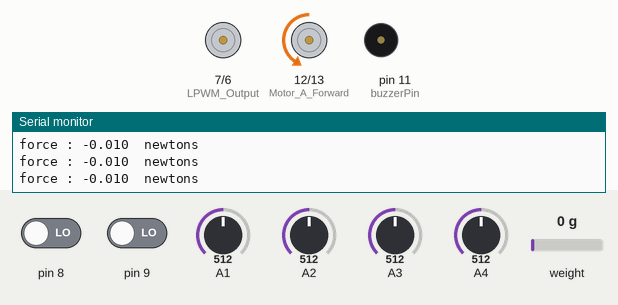
Simulated run of this sketch. Board: Arduino Nano, built with avr-gcc and run on an emulated ATmega328P. Parts: motor-driver pin pairs drawn as motors (green arrow = first pin HIGH = forward, orange = second pin HIGH = backward, longer = more drive, scaled by the enable pin), buzzer (waves = sounding), the last lines printed to the serial monitor. The inputs (shaded band) are chosen by the test bench; at power-on: weight on the scale 0 g, A1 = 512, pin 9 LOW, pin 8 LOW, A2 = 512, A3 = 512, A4 = 512.

Above: at 1.2 s.
1.3 s: weight on the scale set to 100 g
At 1.56 s:
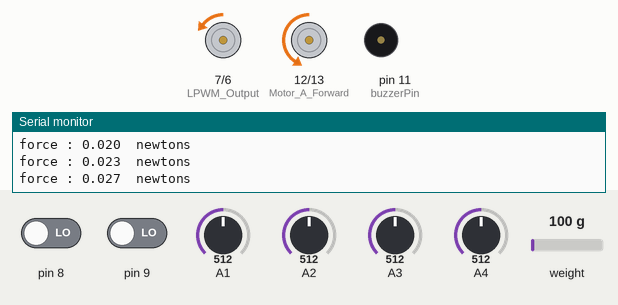
4.3 s: A1 set to 502
At 4.69 s:
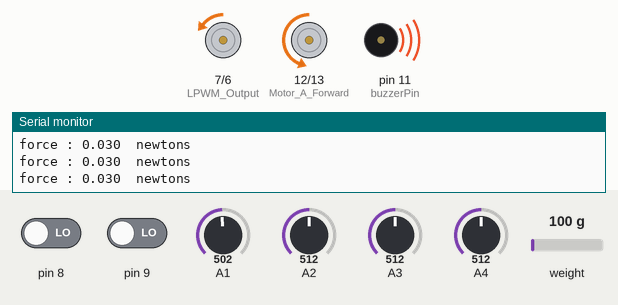
7.3 s: pin 9 driven HIGH
At 7.58 s:
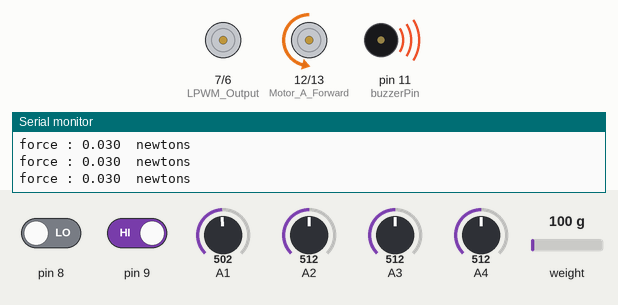
10.3 s: pin 9 driven LOW
At 10.48 s:
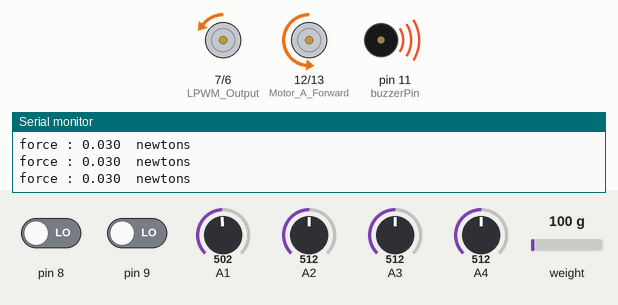
13.3 s: weight on the scale set to 1250 g
At 13.69 s:
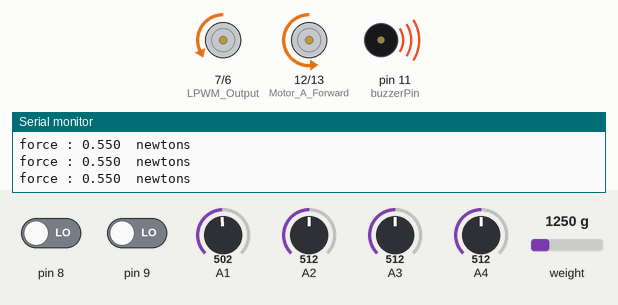
16.3 s: weight on the scale set to 4900 g
At 16.59 s:
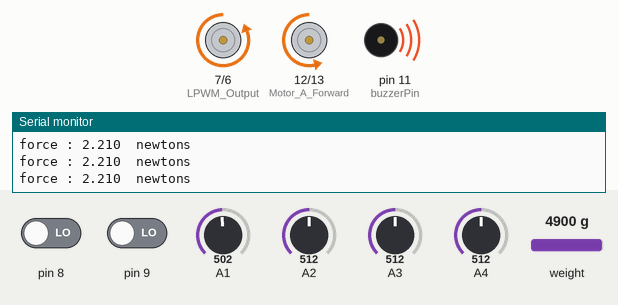
Timing chart, 0 to 31.7 s (numbered marks = the images above; inputs shaded):
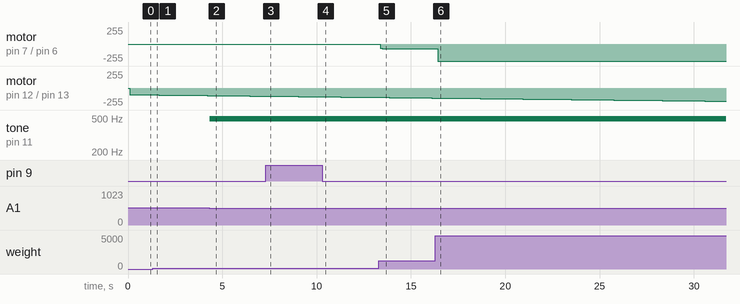

Measured:
- the behaviour switches between 511 and 510 on A1 (found by bisection; images 1 and 2)
- after the input at 1.3 s, motor on pin 7 (LPWM_Output) / pin 6 (RPWM_Output): stopped → backward 3/255 after 0.15 s
- after the input at 4.3 s, tone on pin 11 (buzzerPin): silent → 490 Hz at once
- after the input at 7.3 s, motor on pin 7 (LPWM_Output) / pin 6 (RPWM_Output): backward 3/255 → stopped after 0.07 s
- after the input at 10.3 s, motor on pin 7 (LPWM_Output) / pin 6 (RPWM_Output): stopped → backward 3/255 at once
- after the input at 13.3 s, motor on pin 7 (LPWM_Output) / pin 6 (RPWM_Output): backward 3/255 → backward 62/255 after 0.07 s, → backward 68/255 0.11 s later
- after the input at 16.3 s, motor on pin 7 (LPWM_Output) / pin 6 (RPWM_Output): backward 68/255 → backward 255/255 after 0.13 s

The sketch:

Thesis_arduino_code.ino
```cpp
#define zero_factor 7403317
#define DOUT  A6
#define CLK   A5
#define DEC_POINT  2
#define sensorPin1 1
#define sensorPin2 2
#define sensorPin3 3
#define sensorPin4 4
#include "HX711.h"
#define PI 3.1415926535897932384626433832795

//float k=1.125; // 1.125=5N
float k=1.459; // 1.459=4N
//float k=1.945; // 1.945=3N
//float k=2.7; // 2.7=2N
float N;

float setpoint=0.1;
//float setpoint=0.22;
//float setpoint=0.32;
float sumfsr = 0;
int numresist=1;
int stageresist=1;
float resist1,resist2,resist3,resist4,resist5,resist6,resist7,resist8,resist9,resist10,meanresist;

//------------ Velocity_guide_motor variable ----------------------

float counter = 0; //This variable will increase or decrease depending on the rotation of encoder
float counter2 = 0; //This variable will increase or decrease depending on the rotation of encoder
float speedMIN1 = 100;

float rps =0,rps1=0;
float velocity=0;// - mean variable of guide
float velocity1=0;// 1 mean variable of handle
float distance1=0;
float accelaretion=0;
float accelaretion1=0;

unsigned long t = 0;
unsigned long t2 = 0;

//-------------- Motor variable --------------
int Motor_A_Enable = 10;
int Motor_A_Forward = 12; // int1
int Motor_A_Backward = 13; // int2

int RPWM_Output = 6; // Arduino PWM output pin 5; connect to IBT-2 pin 1 (RPWM)
int LPWM_Output = 7; // Arduino PWM output pin 6; connect to IBT-2 pin 2 (LPWM)

float speedMIN;

float friction=0,friction2=0,friction3=0;

//--------------- load cell + buzzer + FSR + limitswitch variable -------------
float calibration_factor =321530.00;
//float offset=-0.02;
float offset=-0.015;
//float offset=-0.005;
int buzzerPin = 11;
float val1 = 0;
float val2 = 0;
float val3 = 0;
float val4 = 0;
float val5 = 0;

float force = 0;
float preforce =0;
float postforce=0;
int forcestate=0;

int limit1 = 0;
int limit2 = 0;

float numm = 0;
int num=12;

String data ;
float fsr1Conductance=0,fsr1Voltage=0,fsr1Force=0;
float fsr2Conductance=0,fsr2Voltage=0,fsr2Force=0;
float fsr3Conductance=0,fsr3Voltage=0,fsr3Force=0;
float fsr4Conductance=0,fsr4Voltage=0,fsr4Force=0;

String Stropen= "[";
String Strclose= "]";
String Strlayer= "/";
String Strsplit = ",";
String Strprint1 = Strsplit + 0 + Strsplit + 0 ;

float get_units_kg();

HX711 scale(DOUT, CLK);

void setup() {
  Serial.begin(38400);

  scale.set_scale(calibration_factor);
  scale.set_offset(zero_factor);

  pinMode(buzzerPin, OUTPUT);
  pinMode(RPWM_Output, OUTPUT);
  pinMode(LPWM_Output, OUTPUT);
  pinMode(Motor_A_Enable, OUTPUT);
  pinMode(Motor_A_Forward, OUTPUT);
  pinMode(Motor_A_Backward, OUTPUT);

  analogWrite(LPWM_Output, 0);
  analogWrite(RPWM_Output, 0);
  digitalWrite(Motor_A_Enable,LOW);
  digitalWrite(Motor_A_Forward,LOW);
  digitalWrite(Motor_A_Backward,LOW);

/*pinMode(2, INPUT_PULLUP); // กำหนดให้เป็น pullup input ขา 2
pinMode(3, INPUT_PULLUP); // กำหนดให้เป็น pullup input ขา 3
pinMode(18, INPUT_PULLUP); // กำหนดให้เป็น pullup input ขา 18
pinMode(19, INPUT_PULLUP); // กำหนดให้เป็น pullup input ขา 19*/

pinMode(18, INPUT_PULLUP); // กำหนดให้เป็น pullup input ขา 18
pinMode(19, INPUT_PULLUP); // กำหนดให้เป็น pullup input ขา 19
//pinMode(2, INPUT_PULLUP); // กำหนดให้เป็น pullup input ขา 2
//pinMode(3, INPUT_PULLUP); // กำหนดให้เป็น pullup input ขา 3
pinMode(20, INPUT_PULLUP); // กำหนดให้เป็น pullup input ขา 20
pinMode(21, INPUT_PULLUP); // กำหนดให้เป็น pullup input ขา 21
attachInterrupt(5, ai02, RISING); //A rising pulse from encodenren activated ai0(). AttachInterrupt 5 is DigitalPin nr 18 on moust Arduino.
attachInterrupt(4, ai12, RISING); //B rising pulse from encodenren activated ai1(). AttachInterrupt 4 is DigitalPin nr 19 on moust Arduino.
//attachInterrupt(0, ai02, RISING); //A rising pulse from encodenren activated ai02(). AttachInterrupt 0 is DigitalPin nr 2 on moust Arduino.
//attachInterrupt(1, ai12, RISING); //B rising pulse from encodenren activated ai12(). AttachInterrupt 1 is DigitalPin nr 3 on moust Arduino.
attachInterrupt(3, ai0, RISING); //A rising pulse from encodenren activated ai0(). AttachInterrupt 3 is DigitalPin nr 20 on moust Arduino.
attachInterrupt(2, ai1, RISING); //B rising pulse from encodenren activated ai1(). AttachInterrupt 2 is DigitalPin nr 21 on moust Arduino.

 /* pinMode(2, INPUT);
  pinMode(3, INPUT);
  pinMode(18, INPUT);
  pinMode(19, INPUT);
  digitalWrite(2, HIGH); //turn pullup resistor on
  digitalWrite(3, HIGH); //turn pullup resistor on
  digitalWrite(18, HIGH); //turn pullup resistor on
  digitalWrite(19, HIGH); //turn pullup resistor on*/

  /*pinMode(A1, INPUT);
  pinMode(A2, INPUT);
  pinMode(A3, INPUT);
  pinMode(A4, INPUT);
  pinMode(A5, INPUT);
  pinMode(A6, INPUT);
  digitalWrite(A1, HIGH); //turn pullup resistor on
  digitalWrite(A2, HIGH); //turn pullup resistor on
  digitalWrite(A3, HIGH); //turn pullup resistor on
  digitalWrite(A4, HIGH); //turn pullup resistor on
  digitalWrite(A5, HIGH); //turn pullup resistor on
  digitalWrite(A6, HIGH); //turn pullup resistor on*/
//Setting up interrupt

/*attachInterrupt(0, ai0, RISING); //A rising pulse from encodenren activated ai0(). AttachInterrupt 0 is DigitalPin nr 2 on moust Arduino.
attachInterrupt(1, ai1, RISING); //B rising pulse from encodenren activated ai1(). AttachInterrupt 1 is DigitalPin nr 3 on moust Arduino.
attachInterrupt(5, ai02, RISING); //A rising pulse from encodenren activated ai0(). AttachInterrupt 5 is DigitalPin nr 18 on moust Arduino.
attachInterrupt(4, ai12, RISING); //B rising pulse from encodenren activated ai1(). AttachInterrupt 4 is DigitalPin nr 19 on moust Arduino.*/

}

void loop() {

//---------------------loop for receive FSR + limit Switch value---------------
    val1 = analogRead(A1);
    val2 = analogRead(A2);
    val3 = analogRead(A3);
    val4 = analogRead(A4);
    limit1 =digitalRead(8);
    limit2 =digitalRead(9);

fsr1Voltage = map(val1, 0, 1023, 0, 5000);
  fsr1Conductance=1000000/(((5000-fsr1Voltage)*10000)/fsr1Voltage);
  if (fsr1Conductance <= 1000) {
      fsr1Force = fsr1Conductance / 80;
    } else {
      fsr1Force = fsr1Conductance - 1000;
      fsr1Force /= 30;}

fsr2Voltage = map(val2, 0, 1023, 0, 5000);
  fsr2Conductance=1000000/(((5000-fsr2Voltage)*10000)/fsr2Voltage);
  if (fsr2Conductance <= 1000) {
      fsr2Force = fsr2Conductance / 80;
    } else {
      fsr2Force = fsr2Conductance - 1000;
      fsr2Force /= 30;}

fsr3Voltage = map(val3, 0, 1023, 0, 5000);
  fsr3Conductance=1000000/(((5000-fsr3Voltage)*10000)/fsr3Voltage);
  if (fsr3Conductance <= 1000) {
      fsr3Force = fsr3Conductance / 80;
    } else {
      fsr3Force = fsr3Conductance - 1000;
      fsr3Force /= 30;}

fsr4Voltage = map(val4, 0, 1023, 0, 5000);
  fsr4Conductance=1000000/(((5000-fsr4Voltage)*10000)/fsr4Voltage);
  if (fsr4Conductance <= 1000) {
      fsr4Force = fsr4Conductance / 80;
    } else {
      fsr4Force = fsr4Conductance - 1000;
      fsr4Force /= 30;}

//---------------------loop for receive Force (load cell) value---------------

if(num==12&&forcestate==0){
    String data = String(get_units_kg()+offset, DEC_POINT);
    postforce = preforce;
    preforce = data.toFloat() ;
    //if(preforce>=0.01&&preforce<=0.01){preforce = 0;}
    //Serial.print(preforce);
    if( preforce >= 1.38&&preforce <= 1.39&&postforce <= 0.02&&postforce >= -0.02){preforce=preforce-preforce;}
    if( preforce >= 1.38&&preforce <= 1.39&&postforce <= 0){preforce=postforce;}
    forcestate =1;
    num = 0;
  }

if(forcestate =1){
  force=(((12-num)*postforce)+(num*preforce))/12;
  }
  num=num+1;

if(num==13&&forcestate==1){
    String data = String(get_units_kg()+offset, DEC_POINT);
    preforce = postforce;
    postforce = data.toFloat() ;
    if(postforce>=0.01&&postforce<=0.01){postforce = 0;}
    forcestate =0;
    num = 0;
  }
if(forcestate =0){
    force=(((12-num)*preforce)+(num*postforce))/12;
  }

//--------------------- loop for control speed motor depend on Force ---------------

if(force>=0){
    speedMIN = abs(force);
    speedMIN = trai(speedMIN);
    speedMIN = k*speedMIN;
    if(speedMIN>255){speedMIN=255;}
      if(limit2==1){
        analogWrite(LPWM_Output, 0);
        analogWrite(RPWM_Output, 0);}
      else {analogWrite(LPWM_Output, 0);
            analogWrite(RPWM_Output, speedMIN);}
}
if(force<0){
    speedMIN = abs(force);
    speedMIN = trai(speedMIN);
    speedMIN = k*speedMIN;
    if(speedMIN>255){speedMIN=255;}
      if(limit1==1){
        analogWrite(LPWM_Output, 0);
        analogWrite(RPWM_Output, 0);}
      else {analogWrite(LPWM_Output, speedMIN);
            analogWrite(RPWM_Output, 0);}
}

//--------------------- loop for control speed motor velocity guide and calculate distance , velocity , acceleration ---------------

t = millis();

analogWrite(Motor_A_Enable, speedMIN1);
digitalWrite(Motor_A_Forward, LOW);
digitalWrite(Motor_A_Backward, HIGH);

if ((unsigned long)(t - t2) >= 10) {
accelaretion = velocity;
accelaretion1 = velocity1;//velocity older;

rps = ((abs(counter)*2*PI*100)/720); // rad/sec
rps1 = ((abs(counter2)*2*PI*100)/720); // rad/sec
velocity = (0.0235*rps);// unit metre per sec.
velocity1 = (0.00611*rps1);//unit metre per sec.
distance1 = distance1 +((counter2*2*PI*0.00611)/720); // unit metre.

accelaretion = (abs(velocity-accelaretion))*100;// unit metre per sec^2.
accelaretion1 = (abs(velocity1-accelaretion1))*100;// unit metre per sec^2.
//if(abs(velocity)<=(setpoint-0.04)){speedMIN1=speedMIN1+2;if(speedMIN1>255){speedMIN1=255;}if(speedMIN1<0){speedMIN1=0;}}//adjust speed velocity guide to setpoint.
//if(abs(velocity)>=(setpoint+0.04)){speedMIN1=speedMIN1-2;if(speedMIN1>255){speedMIN1=255;}if(speedMIN1<0){speedMIN1=0;}}

if(abs(velocity)<=(setpoint-0.005)){speedMIN1=speedMIN1+0.1;if(speedMIN1>255){speedMIN1=255;}if(speedMIN1<0){speedMIN1=0;}}//adjust speed velocity guide to setpoint.
if(abs(velocity)>=(setpoint+0.005)){speedMIN1=speedMIN1-0.1;if(speedMIN1>255){speedMIN1=255;}if(speedMIN1<0){speedMIN1=0;}}

counter=0;
counter2=0;

t2 = millis();
}

//--------------get static friction------------------
if(accelaretion1>0&&friction>0&&friction2>0&&friction3==0){friction3=abs(force);}
if(accelaretion1>0&&friction>0&&friction2==0){friction2=abs(force);}
if(accelaretion1>0&&friction==0){friction=abs(force);}

    /*
      Serial.print(accelaretion1);
      Serial.print(',');
      Serial.print(friction);
      Serial.print(',');
      Serial.print(friction2);
      Serial.print(',');
      Serial.print(friction3);
      Serial.print(',');
      Serial.println(force);*/

//---------------- Print value to serial monitor ----------------
String Strprint = Strsplit + fsr1Force + Strsplit + fsr2Force+ Strsplit + fsr3Force + Strsplit + fsr4Force + Strsplit + force;

 //if(numm==1){
 //if(numm==1&&force>-0.1&&force<0.1&&sumfsr>1){
 //if(numm==1&&force>-0.1&&force<0.1){
 //if(numm==1&&force>0.03){
 if(numm==1&&force<-0.03){
 //if(numm==1&&force<-0.05||force>0.05){

      /*Serial.print(friction);
      Serial.print(',');
      Serial.print(friction2);
      Serial.print(',');
      Serial.print(friction3);
      Serial.print(',');
      //Serial.print(velocityold);
      //Serial.print(',');
      Serial.print(velocitynew);
      Serial.print(',');  */
//      Serial.print(limit1);
//      Serial.print(limit2);
//      Serial.print(',');
      //Serial.print(speedMIN);
      /*Serial.print(num);
      Serial.print(',');
      Serial.print(preforce);
      Serial.print(',');
      Serial.print(postforce);
      Serial.print(',');
      Serial.println(force);*/
      /*Serial.print(accelaretion);
      Serial.print(',');
      Serial.print(velocity);
      Serial.print(',');
      Serial.print(speedMIN1);*/
      //Serial.println(force,5);
      //Serial.print(num);

      //Serial.print(',');
      //Serial.print(postforce);
      //Serial.print(speedMIN1);
     // Serial.print("Distance : ");Serial.print(distance1);Serial.println("metre");
      Serial.print("force : ");Serial.print(force,3);Serial.println("  newtons");

      /*Serial.print(Strprint);
      Serial.print(',');
      Serial.print(velocity1);
      Serial.print(',');
      Serial.println(distance1);*/

//      if(velocity1>=0.01&&numresist==1&&stageresist==1){resist1=preforce*9.81; numresist=numresist+1; ;Serial.print("resist1 :");Serial.println(resist1);stageresist=0;}
//      if(velocity1>=0.01&&numresist==2&&stageresist==1){resist2=preforce*9.81; numresist=numresist+1; Serial.print("resist2 :");Serial.println(resist2);stageresist=0;}
//      if(velocity1>=0.01&&numresist==3&&stageresist==1){resist3=preforce*9.81; numresist=numresist+1; Serial.print("resist3 :");Serial.println(resist3);stageresist=0;}
//      if(velocity1>=0.01&&numresist==4&&stageresist==1){resist4=preforce*9.81; numresist=numresist+1; Serial.print("resist4 :");Serial.println(resist4);stageresist=0;}
//      if(velocity1>=0.01&&numresist==5&&stageresist==1){resist5=preforce*9.81; numresist=numresist+1; Serial.print("resist5 :");Serial.println(resist5);stageresist=0;}
//      if(velocity1>=0.01&&numresist==6&&stageresist==1){resist6=preforce*9.81; numresist=numresist+1; Serial.print("resist6 :");Serial.println(resist6);stageresist=0;}
//      if(velocity1>=0.01&&numresist==7&&stageresist==1){resist7=preforce*9.81; numresist=numresist+1; Serial.print("resist7 :");Serial.println(resist7);stageresist=0;}
//      if(velocity1>=0.01&&numresist==8&&stageresist==1){resist8=preforce*9.81; numresist=numresist+1; Serial.print("resist8 :");Serial.println(resist8);stageresist=0;}
//      if(velocity1>=0.01&&numresist==9&&stageresist==1){resist9=preforce*9.81; numresist=numresist+1; Serial.print("resist9 :");Serial.println(resist9);stageresist=0;}
//      if(velocity1>=0.01&&numresist==10&&stageresist==1){resist10=preforce*9.81; numresist=numresist+1; Serial.print("resist10 :");Serial.println(resist10);stageresist=0;}
//      if(velocity1>=0.01&&numresist==11&&stageresist==1){meanresist = (resist1+resist2+resist3+resist4+resist5+resist6+resist7+resist8+resist9+resist10)/10;Serial.print("meanresist :");Serial.println(meanresist);stageresist=0;}
    }
    else {//Serial.print("Distance : ");Serial.print(distance1);Serial.println("  metre");
      Serial.print("force : ");Serial.print(force,3);Serial.println("  newtons");
      //Serial.print(velocity); Serial.print(','); Serial.print(speedMIN1);  Serial.println(Strprint1);
    }
//     if(numm==1&&force>0.03){stageresist=1;}
    if(fsr1Force>=0&&fsr2Force>=0&&fsr3Force>=0&&fsr4Force>=0&&numm==0){
      /*Serial.print(friction);
      Serial.print(',');
      Serial.print(friction2);
      Serial.print(',');
      Serial.print(friction3);
      Serial.print(',');
      //Serial.print(velocityold);
      //Serial.print(',');
      Serial.print(velocitynew);
      Serial.print(',');
      Serial.print(limit1);
      Serial.print(limit2);
      Serial.print(',');
      Serial.print(speedMIN);*/
      //Serial.print(speedMIN1);
     /*Serial.print(distance1);
      Serial.print(',');
      Serial.print(velocity);
      Serial.print(',');
      Serial.print(speedMIN1);*/
      Serial.println(Strprint);
      Serial.print(',');
      Serial.println(velocity1);

      numm=1;

    }

sumfsr= fsr1Force + fsr2Force + fsr3Force + fsr4Force;
/*float sound = abs(sumfsr)/8;
sound = trai(sound);
   Serial.print(sumfsr);
   Serial.print('\t');
   Serial.println(sound);*/
if (sumfsr >= 1) {
  if (sumfsr >= 1&&sumfsr <= 3){
  analogWrite(buzzerPin, 250); }
  if (sumfsr >3&&sumfsr <= 5){
  analogWrite(buzzerPin, 100); }
  if (sumfsr > 5&&sumfsr <= 7){
  analogWrite(buzzerPin, 0); }
  }
else analogWrite(buzzerPin ,255);


}


float get_units_kg()
{
  return(scale.get_units()*0.453592);
}

float trai(float x)
{
  return((x*255)/3);
}
void ai0() {
// ai0 is activated if DigitalPin nr 2 is going from LOW to HIGH
// Check pin 3 to determine the direction
if(digitalRead(21)==LOW) {
counter=counter+1;
}else{
counter=counter-1;
}
}

void ai1() {
// ai0 is activated if DigitalPin nr 3 is going from LOW to HIGH
// Check with pin 2 to determine the direction
if(digitalRead(20)==LOW) {
counter=counter-1;
}else{
counter=counter+1;
}
}
void ai02() {
// ai0 is activated if DigitalPin nr 2 is going from LOW to HIGH
// Check pin 3 to determine the direction
if(digitalRead(19)==LOW) {
counter2=counter2+1;
}else{
counter2=counter2-1;
}
}

void ai12() {
// ai0 is activated if DigitalPin nr 3 is going from LOW to HIGH
// Check with pin 2 to determine the direction
if(digitalRead(18)==LOW) {
counter2=counter2-1;
}else{
counter2=counter2+1;
}
}
```
